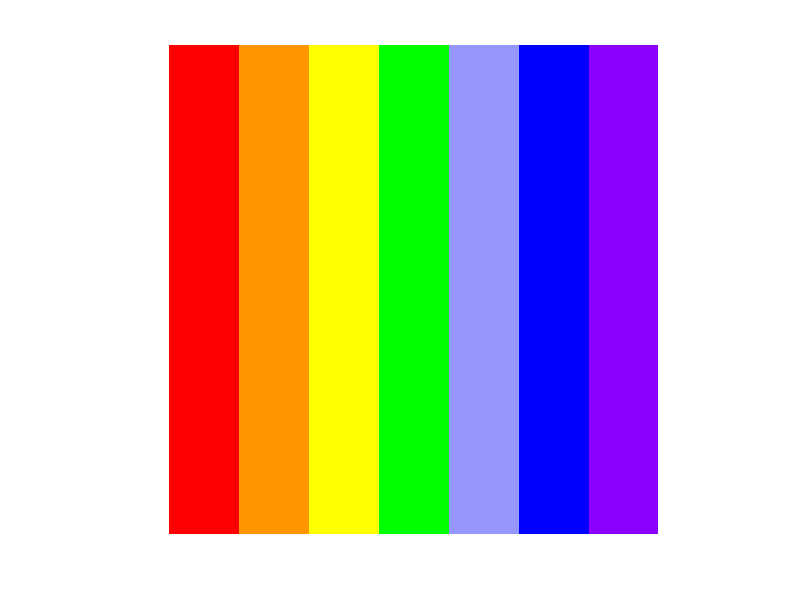

The MATLAB script that drew this image:
c = [[1,0,0];[1, .5882,0];[1,1,0];[0,1,0];
    [.5882,.5882,1];[0,0,1];[.5451,0,1]];

rb = zeros(210,210,3);

s = 1;
for i=1:length(c)
    for j=1:3
   rb(:,s:s+29,j) = c(i,j);
    end
   s = s+30;
end

imshow(rb)